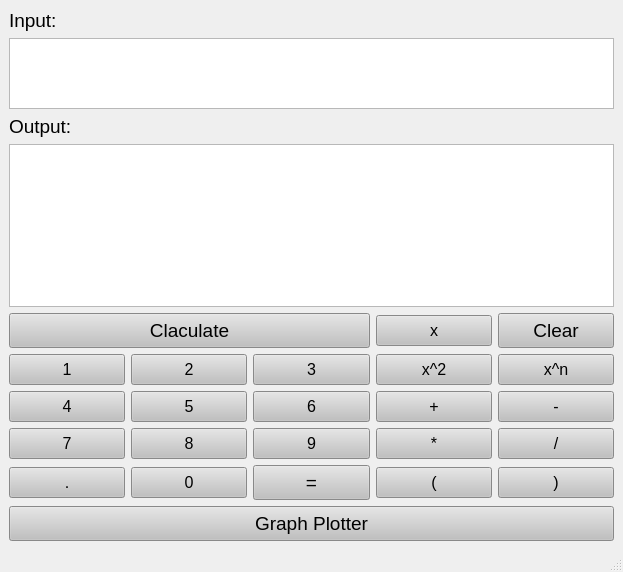
<?xml version="1.0" encoding="UTF-8"?>
<ui version="4.0">
 <class>Algebric_Calculator</class>
 <widget class="QMainWindow" name="Algebric_Calculator">
  <property name="geometry">
   <rect>
    <x>0</x>
    <y>0</y>
    <width>623</width>
    <height>572</height>
   </rect>
  </property>
  <property name="windowTitle">
   <string>MainWindow</string>
  </property>
  <widget class="QWidget" name="centralwidget">
   <layout class="QGridLayout" name="gridLayout">
    <item row="12" column="1">
     <widget class="QPushButton" name="btn_0">
      <property name="font">
       <font>
        <pointsize>12</pointsize>
       </font>
      </property>
      <property name="styleSheet">
       <string notr="true">QPushButton {
	background-color: #C0C0C0;
	broder: 1px solid gray;
	padding: 5px;
}

QPushButton:pressed {
	background-color: #A9A9A9;
	broder: 1px solid gray;
	padding: 5px;
}</string>
      </property>
      <property name="text">
       <string>0</string>
      </property>
     </widget>
    </item>
    <item row="11" column="2">
     <widget class="QPushButton" name="btn_9">
      <property name="font">
       <font>
        <pointsize>12</pointsize>
       </font>
      </property>
      <property name="styleSheet">
       <string notr="true">QPushButton {
	background-color: #C0C0C0;
	broder: 1px solid gray;
	padding: 5px;
}

QPushButton:pressed {
	background-color: #A9A9A9;
	broder: 1px solid gray;
	padding: 5px;
}</string>
      </property>
      <property name="text">
       <string>9</string>
      </property>
     </widget>
    </item>
    <item row="11" column="4">
     <widget class="QPushButton" name="btn_div">
      <property name="font">
       <font>
        <pointsize>12</pointsize>
       </font>
      </property>
      <property name="styleSheet">
       <string notr="true">QPushButton {
	background-color: #C0C0C0;
	broder: 1px solid gray;
	padding: 5px;
}

QPushButton:pressed {
	background-color: #A9A9A9;
	broder: 1px solid gray;
	padding: 5px;
}</string>
      </property>
      <property name="text">
       <string>/</string>
      </property>
     </widget>
    </item>
    <item row="14" column="0" colspan="5">
     <widget class="QPushButton" name="btn_graph_plotter">
      <property name="font">
       <font>
        <family>Arial</family>
        <pointsize>14</pointsize>
       </font>
      </property>
      <property name="styleSheet">
       <string notr="true">QPushButton {
	background-color: #C0C0C0;
	broder: 1px solid gray;
	padding: 5px;
}

QPushButton:pressed {
	background-color: #A9A9A9;
	broder: 1px solid gray;
	padding: 5px;
}</string>
      </property>
      <property name="text">
       <string>Graph Plotter</string>
      </property>
     </widget>
    </item>
    <item row="8" column="3">
     <widget class="QPushButton" name="btn_exp_2">
      <property name="font">
       <font>
        <pointsize>12</pointsize>
       </font>
      </property>
      <property name="styleSheet">
       <string notr="true">QPushButton {
	background-color: #C0C0C0;
	broder: 1px solid gray;
	padding: 5px;
}

QPushButton:pressed {
	background-color: #A9A9A9;
	broder: 1px solid gray;
	padding: 5px;
}</string>
      </property>
      <property name="text">
       <string>x^2</string>
      </property>
     </widget>
    </item>
    <item row="10" column="3">
     <widget class="QPushButton" name="btn_plus">
      <property name="font">
       <font>
        <pointsize>12</pointsize>
       </font>
      </property>
      <property name="styleSheet">
       <string notr="true">QPushButton {
	background-color: #C0C0C0;
	broder: 1px solid gray;
	padding: 5px;
}

QPushButton:pressed {
	background-color: #A9A9A9;
	broder: 1px solid gray;
	padding: 5px;
}</string>
      </property>
      <property name="text">
       <string>+</string>
      </property>
     </widget>
    </item>
    <item row="10" column="1">
     <widget class="QPushButton" name="btn_5">
      <property name="font">
       <font>
        <pointsize>12</pointsize>
       </font>
      </property>
      <property name="styleSheet">
       <string notr="true">QPushButton {
	background-color: #C0C0C0;
	broder: 1px solid gray;
	padding: 5px;
}

QPushButton:pressed {
	background-color: #A9A9A9;
	broder: 1px solid gray;
	padding: 5px;
}</string>
      </property>
      <property name="text">
       <string>5</string>
      </property>
     </widget>
    </item>
    <item row="11" column="1">
     <widget class="QPushButton" name="btn_8">
      <property name="font">
       <font>
        <pointsize>12</pointsize>
       </font>
      </property>
      <property name="styleSheet">
       <string notr="true">QPushButton {
	background-color: #C0C0C0;
	broder: 1px solid gray;
	padding: 5px;
}

QPushButton:pressed {
	background-color: #A9A9A9;
	broder: 1px solid gray;
	padding: 5px;
}</string>
      </property>
      <property name="text">
       <string>8</string>
      </property>
     </widget>
    </item>
    <item row="12" column="0">
     <widget class="QPushButton" name="btn_dot">
      <property name="font">
       <font>
        <pointsize>12</pointsize>
       </font>
      </property>
      <property name="styleSheet">
       <string notr="true">QPushButton {
	background-color: #C0C0C0;
	broder: 1px solid gray;
	padding: 5px;
}

QPushButton:pressed {
	background-color: #A9A9A9;
	broder: 1px solid gray;
	padding: 5px;
}</string>
      </property>
      <property name="text">
       <string>.</string>
      </property>
     </widget>
    </item>
    <item row="6" column="4">
     <widget class="QPushButton" name="btn_clear">
      <property name="font">
       <font>
        <pointsize>14</pointsize>
       </font>
      </property>
      <property name="styleSheet">
       <string notr="true">QPushButton {
	background-color: #C0C0C0;
	broder: 1px solid gray;
	padding: 5px;
}

QPushButton:pressed {
	background-color: #A9A9A9;
	broder: 1px solid gray;
	padding: 5px;
}</string>
      </property>
      <property name="text">
       <string>Clear</string>
      </property>
     </widget>
    </item>
    <item row="10" column="4">
     <widget class="QPushButton" name="btn_minus">
      <property name="font">
       <font>
        <pointsize>12</pointsize>
       </font>
      </property>
      <property name="styleSheet">
       <string notr="true">QPushButton {
	background-color: #C0C0C0;
	broder: 1px solid gray;
	padding: 5px;
}

QPushButton:pressed {
	background-color: #A9A9A9;
	broder: 1px solid gray;
	padding: 5px;
}</string>
      </property>
      <property name="text">
       <string>-</string>
      </property>
     </widget>
    </item>
    <item row="8" column="2">
     <widget class="QPushButton" name="btn_3">
      <property name="font">
       <font>
        <pointsize>12</pointsize>
       </font>
      </property>
      <property name="styleSheet">
       <string notr="true">QPushButton {
	background-color: #C0C0C0;
	broder: 1px solid gray;
	padding: 5px;
}

QPushButton:pressed {
	background-color: #A9A9A9;
	broder: 1px solid gray;
	padding: 5px;
}</string>
      </property>
      <property name="text">
       <string>3</string>
      </property>
     </widget>
    </item>
    <item row="0" column="0" colspan="2">
     <widget class="QLabel" name="lbl_input">
      <property name="sizePolicy">
       <sizepolicy hsizetype="Preferred" vsizetype="Expanding">
        <horstretch>0</horstretch>
        <verstretch>0</verstretch>
       </sizepolicy>
      </property>
      <property name="font">
       <font>
        <pointsize>14</pointsize>
       </font>
      </property>
      <property name="text">
       <string>Input:</string>
      </property>
     </widget>
    </item>
    <item row="3" column="0" colspan="5">
     <widget class="QTextEdit" name="txtedt_output">
      <property name="minimumSize">
       <size>
        <width>0</width>
        <height>40</height>
       </size>
      </property>
      <property name="baseSize">
       <size>
        <width>0</width>
        <height>-1</height>
       </size>
      </property>
      <property name="font">
       <font>
        <pointsize>12</pointsize>
       </font>
      </property>
      <property name="readOnly">
       <bool>true</bool>
      </property>
     </widget>
    </item>
    <item row="8" column="0">
     <widget class="QPushButton" name="btn_1">
      <property name="font">
       <font>
        <pointsize>12</pointsize>
       </font>
      </property>
      <property name="styleSheet">
       <string notr="true">QPushButton {
	background-color: #C0C0C0;
	broder: 1px solid gray;
	padding: 5px;
}

QPushButton:pressed {
	background-color: #A9A9A9;
	broder: 1px solid gray;
	padding: 5px;
}</string>
      </property>
      <property name="text">
       <string>1</string>
      </property>
     </widget>
    </item>
    <item row="1" column="0" colspan="5">
     <widget class="QTextEdit" name="txtedt_input">
      <property name="maximumSize">
       <size>
        <width>16777215</width>
        <height>100</height>
       </size>
      </property>
      <property name="font">
       <font>
        <pointsize>12</pointsize>
       </font>
      </property>
     </widget>
    </item>
    <item row="6" column="0" colspan="3">
     <widget class="QPushButton" name="btn_calculate">
      <property name="minimumSize">
       <size>
        <width>0</width>
        <height>0</height>
       </size>
      </property>
      <property name="font">
       <font>
        <pointsize>14</pointsize>
       </font>
      </property>
      <property name="styleSheet">
       <string notr="true">QPushButton {
	background-color: #C0C0C0;
	broder: 1px solid gray;
	padding: 5px;
}

QPushButton:pressed {
	background-color: #A9A9A9;
	broder: 1px solid gray;
	padding: 5px;
}</string>
      </property>
      <property name="text">
       <string>Claculate</string>
      </property>
     </widget>
    </item>
    <item row="12" column="3">
     <widget class="QPushButton" name="btn_brace_op">
      <property name="font">
       <font>
        <pointsize>12</pointsize>
       </font>
      </property>
      <property name="styleSheet">
       <string notr="true">QPushButton {
	background-color: #C0C0C0;
	broder: 1px solid gray;
	padding: 5px;
}

QPushButton:pressed {
	background-color: #A9A9A9;
	broder: 1px solid gray;
	padding: 5px;
}</string>
      </property>
      <property name="text">
       <string>(</string>
      </property>
     </widget>
    </item>
    <item row="2" column="0">
     <widget class="QLabel" name="lbl_output">
      <property name="sizePolicy">
       <sizepolicy hsizetype="Preferred" vsizetype="Expanding">
        <horstretch>0</horstretch>
        <verstretch>0</verstretch>
       </sizepolicy>
      </property>
      <property name="font">
       <font>
        <pointsize>14</pointsize>
       </font>
      </property>
      <property name="text">
       <string>Output:</string>
      </property>
     </widget>
    </item>
    <item row="12" column="4">
     <widget class="QPushButton" name="btn_brace_cls">
      <property name="font">
       <font>
        <pointsize>12</pointsize>
       </font>
      </property>
      <property name="styleSheet">
       <string notr="true">QPushButton {
	background-color: #C0C0C0;
	broder: 1px solid gray;
	padding: 5px;
}

QPushButton:pressed {
	background-color: #A9A9A9;
	broder: 1px solid gray;
	padding: 5px;
}</string>
      </property>
      <property name="text">
       <string>)</string>
      </property>
     </widget>
    </item>
    <item row="10" column="2">
     <widget class="QPushButton" name="btn_6">
      <property name="font">
       <font>
        <pointsize>12</pointsize>
       </font>
      </property>
      <property name="styleSheet">
       <string notr="true">QPushButton {
	background-color: #C0C0C0;
	broder: 1px solid gray;
	padding: 5px;
}

QPushButton:pressed {
	background-color: #A9A9A9;
	broder: 1px solid gray;
	padding: 5px;
}</string>
      </property>
      <property name="text">
       <string>6</string>
      </property>
     </widget>
    </item>
    <item row="11" column="0">
     <widget class="QPushButton" name="btn_7">
      <property name="font">
       <font>
        <pointsize>12</pointsize>
       </font>
      </property>
      <property name="styleSheet">
       <string notr="true">QPushButton {
	background-color: #C0C0C0;
	broder: 1px solid gray;
	padding: 5px;
}

QPushButton:pressed {
	background-color: #A9A9A9;
	broder: 1px solid gray;
	padding: 5px;
}</string>
      </property>
      <property name="text">
       <string>7</string>
      </property>
     </widget>
    </item>
    <item row="11" column="3">
     <widget class="QPushButton" name="btn_mul">
      <property name="font">
       <font>
        <pointsize>12</pointsize>
       </font>
      </property>
      <property name="styleSheet">
       <string notr="true">QPushButton {
	background-color: #C0C0C0;
	broder: 1px solid gray;
	padding: 5px;
}

QPushButton:pressed {
	background-color: #A9A9A9;
	broder: 1px solid gray;
	padding: 5px;
}</string>
      </property>
      <property name="text">
       <string>*</string>
      </property>
     </widget>
    </item>
    <item row="8" column="1">
     <widget class="QPushButton" name="btn_2">
      <property name="font">
       <font>
        <pointsize>12</pointsize>
       </font>
      </property>
      <property name="styleSheet">
       <string notr="true">QPushButton {
	background-color: #C0C0C0;
	broder: 1px solid gray;
	padding: 5px;
}

QPushButton:pressed {
	background-color: #A9A9A9;
	broder: 1px solid gray;
	padding: 5px;
}</string>
      </property>
      <property name="text">
       <string>2</string>
      </property>
     </widget>
    </item>
    <item row="10" column="0">
     <widget class="QPushButton" name="btn_4">
      <property name="font">
       <font>
        <pointsize>12</pointsize>
       </font>
      </property>
      <property name="styleSheet">
       <string notr="true">QPushButton {
	background-color: #C0C0C0;
	broder: 1px solid gray;
	padding: 5px;
}

QPushButton:pressed {
	background-color: #A9A9A9;
	broder: 1px solid gray;
	padding: 5px;
}</string>
      </property>
      <property name="text">
       <string>4</string>
      </property>
     </widget>
    </item>
    <item row="12" column="2">
     <widget class="QPushButton" name="btn_equal">
      <property name="font">
       <font>
        <pointsize>14</pointsize>
       </font>
      </property>
      <property name="styleSheet">
       <string notr="true">QPushButton {
	background-color: #C0C0C0;
	broder: 1px solid gray;
	padding: 5px;
}

QPushButton:pressed {
	background-color: #A9A9A9;
	broder: 1px solid gray;
	padding: 5px;
}</string>
      </property>
      <property name="text">
       <string>=</string>
      </property>
     </widget>
    </item>
    <item row="8" column="4">
     <widget class="QPushButton" name="btn_exp_n">
      <property name="font">
       <font>
        <pointsize>12</pointsize>
       </font>
      </property>
      <property name="styleSheet">
       <string notr="true">QPushButton {
	background-color: #C0C0C0;
	broder: 1px solid gray;
	padding: 5px;
}

QPushButton:pressed {
	background-color: #A9A9A9;
	broder: 1px solid gray;
	padding: 5px;
}</string>
      </property>
      <property name="text">
       <string>x^n</string>
      </property>
     </widget>
    </item>
    <item row="6" column="3">
     <widget class="QPushButton" name="btn_x">
      <property name="font">
       <font>
        <pointsize>12</pointsize>
       </font>
      </property>
      <property name="styleSheet">
       <string notr="true">QPushButton {
	background-color: #C0C0C0;
	broder: 1px solid gray;
	padding: 5px;
}

QPushButton:pressed {
	background-color: #A9A9A9;
	broder: 1px solid gray;
	padding: 5px;
}</string>
      </property>
      <property name="text">
       <string>x</string>
      </property>
     </widget>
    </item>
   </layout>
  </widget>
  <widget class="QMenuBar" name="menubar">
   <property name="geometry">
    <rect>
     <x>0</x>
     <y>0</y>
     <width>623</width>
     <height>21</height>
    </rect>
   </property>
  </widget>
  <widget class="QStatusBar" name="statusbar"/>
 </widget>
 <resources/>
 <connections/>
</ui>
